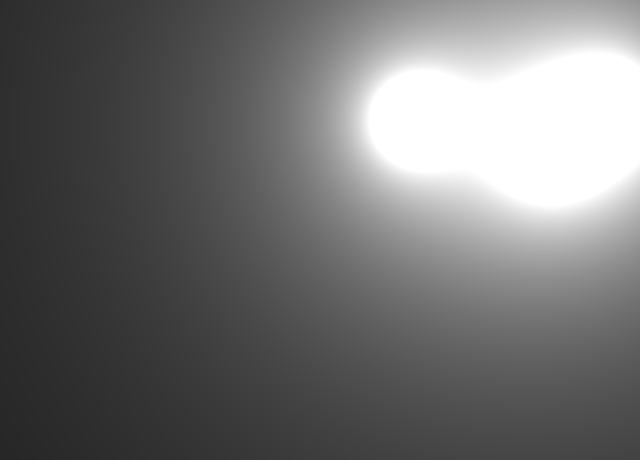
Frame 1 (no input)
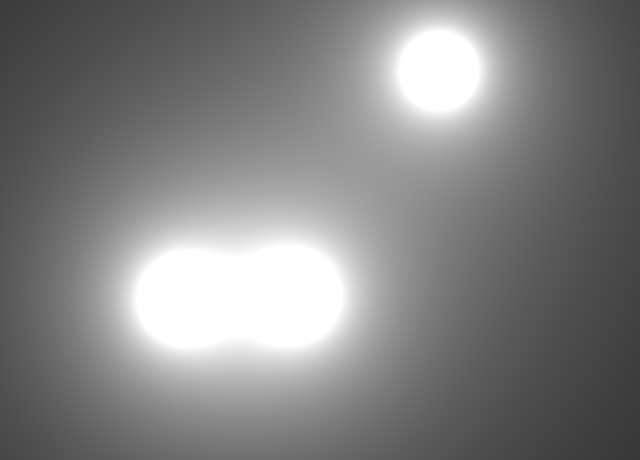
Frame 60 (the mouse pressed at the canvas centre just before this capture)
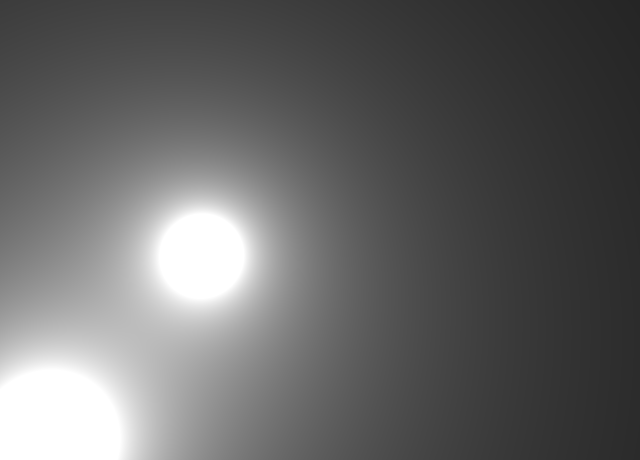
Frame 120 (the mouse held since frame 60 and released just before this capture)

The Processing sketch that drew these frames (run headless with seeded random() and noise(); from frame 60 on, the mouse is pressed at the canvas centre):

// Processing sketch: MetaBalls
// ── MetaBalls.pde

boolean white;
Metaball[] metaballs;

void setup()
{
  size(640, 460);
  white = true;
  metaballs = new Metaball[3];
  for(int i=0; i<metaballs.length; i++)
    metaballs[i] = new Metaball(20, 5);
}

void draw()
{
  background(0);
  
  loadPixels();
  for(int x = 0; x < width; x++)
  {
    for(int y = 0; y < height; y++)
    {
      float r = 400 * metaballs[0].r / dist(x, y, metaballs[0].pos.x, metaballs[0].pos.y);
      float g = 400 * metaballs[1].r / dist(x, y, metaballs[1].pos.x, metaballs[1].pos.y);
      float b = 400 * metaballs[2].r / dist(x, y, metaballs[2].pos.x, metaballs[2].pos.y);
      
      if(white)
        pixels[x + y * width] = color(r + g + b);
      else
        pixels[x + y * width] = color(r, g, b);
    }
  }
  updatePixels();
  
  for(Metaball mb: metaballs)
  {
    mb.update();
    //mb.display();
  }
}

void keyPressed()
{
  if(key == 'x' || key == 'X')
    white = !white;
}
// ── Metaball.pde
class Metaball
{
  PVector pos;
  PVector vel;
  float r;
  float speed;
  
  Metaball(float _r, float _speed)
  {
    r = _r;
    speed = _speed;
    
    pos = new PVector(random(width), random(height));
    vel = PVector.random2D();
    vel.normalize();
    vel.mult(speed);
  }
  
  void update()
  {
    pos.add(vel);
    
    if(pos.x <= 0 || pos.x >= width)
      vel.x *= -1;
      
    if(pos.y <= 0 || pos.y >= height)
      vel.y *= -1;
  }
  
  void display()
  {
    noFill();
    stroke(0);
    ellipse(pos.x, pos.y, r*2, r*2);
  }
}
